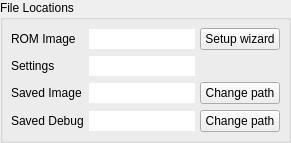
         <widget class="QGroupBox" name="romgroup">
          <property name="title">
           <string>File Locations</string>
          </property>
          <layout class="QGridLayout" name="gridLayout_9">
           <property name="leftMargin">
            <number>8</number>
           </property>
           <property name="topMargin">
            <number>8</number>
           </property>
           <property name="rightMargin">
            <number>8</number>
           </property>
           <property name="bottomMargin">
            <number>8</number>
           </property>
           <property name="horizontalSpacing">
            <number>5</number>
           </property>
           <item row="4" column="2">
            <widget class="QPushButton" name="buttonChangeSavedImagePath">
             <property name="sizePolicy">
              <sizepolicy hsizetype="Preferred" vsizetype="Maximum">
               <horstretch>0</horstretch>
               <verstretch>0</verstretch>
              </sizepolicy>
             </property>
             <property name="minimumSize">
              <size>
               <width>0</width>
               <height>0</height>
              </size>
             </property>
             <property name="text">
              <string>Change path</string>
             </property>
             <property name="flat">
              <bool>false</bool>
             </property>
            </widget>
           </item>
           <item row="5" column="0">
            <widget class="QLabel" name="label_15">
             <property name="text">
              <string>Saved Debug</string>
             </property>
            </widget>
           </item>
           <item row="4" column="0">
            <widget class="QLabel" name="label_6">
             <property name="text">
              <string>Saved Image</string>
             </property>
            </widget>
           </item>
           <item row="4" column="1">
            <widget class="QLineEdit" name="savedImagePath">
             <property name="frame">
              <bool>false</bool>
             </property>
             <property name="readOnly">
              <bool>true</bool>
             </property>
            </widget>
           </item>
           <item row="5" column="2">
            <widget class="QPushButton" name="buttonChangeSavedDebugPath">
             <property name="sizePolicy">
              <sizepolicy hsizetype="Preferred" vsizetype="Maximum">
               <horstretch>0</horstretch>
               <verstretch>0</verstretch>
              </sizepolicy>
             </property>
             <property name="minimumSize">
              <size>
               <width>0</width>
               <height>0</height>
              </size>
             </property>
             <property name="text">
              <string>Change path</string>
             </property>
             <property name="flat">
              <bool>false</bool>
             </property>
            </widget>
           </item>
           <item row="5" column="1">
            <widget class="QLineEdit" name="savedDebugPath">
             <property name="frame">
              <bool>false</bool>
             </property>
             <property name="readOnly">
              <bool>true</bool>
             </property>
            </widget>
           </item>
           <item row="1" column="1">
            <widget class="QLineEdit" name="settingsPath">
             <property name="enabled">
              <bool>true</bool>
             </property>
             <property name="frame">
              <bool>false</bool>
             </property>
             <property name="readOnly">
              <bool>true</bool>
             </property>
            </widget>
           </item>
           <item row="1" column="0">
            <widget class="QLabel" name="label_16">
             <property name="text">
              <string>Settings</string>
             </property>
            </widget>
           </item>
           <item row="0" column="0">
            <widget class="QLabel" name="label">
             <property name="text">
              <string>ROM Image</string>
             </property>
            </widget>
           </item>
           <item row="0" column="1">
            <widget class="QLineEdit" name="rompathView">
             <property name="frame">
              <bool>false</bool>
             </property>
             <property name="readOnly">
              <bool>true</bool>
             </property>
            </widget>
           </item>
           <item row="0" column="2">
            <widget class="QPushButton" name="buttonRunSetup">
             <property name="sizePolicy">
              <sizepolicy hsizetype="Preferred" vsizetype="Maximum">
               <horstretch>0</horstretch>
               <verstretch>0</verstretch>
              </sizepolicy>
             </property>
             <property name="minimumSize">
              <size>
               <width>0</width>
               <height>0</height>
              </size>
             </property>
             <property name="text">
              <string>Setup wizard</string>
             </property>
             <property name="flat">
              <bool>false</bool>
             </property>
            </widget>
           </item>
          </layout>
         </widget>
